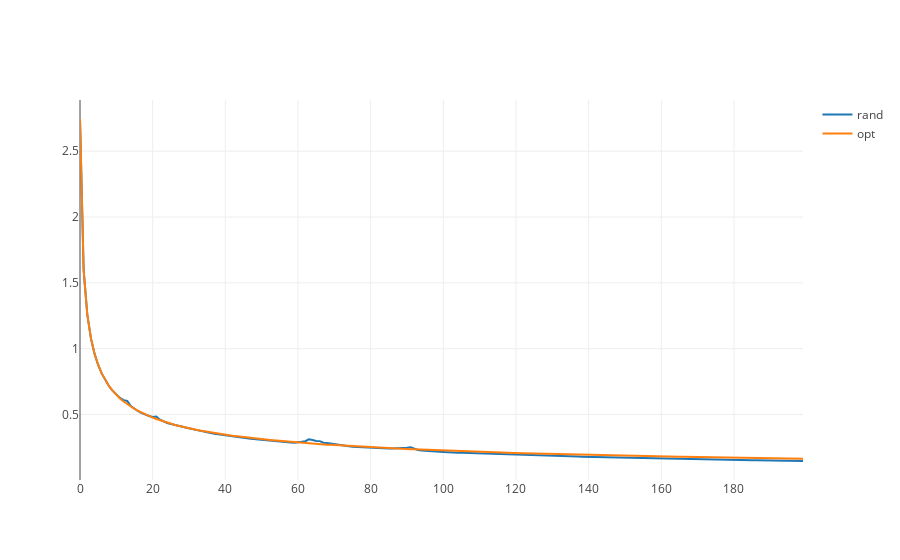
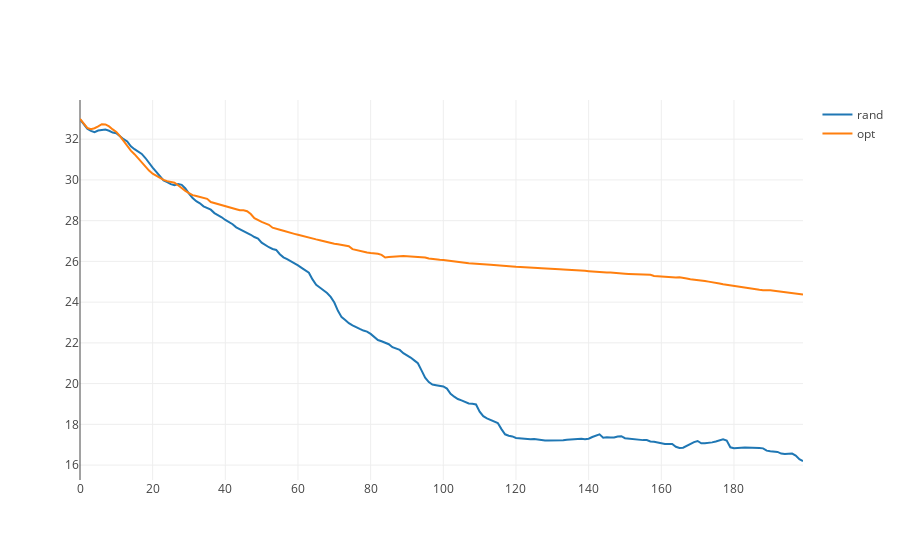

Source (notebook cell) for these figures, in order:
### Markdown cell above
For each strategy, we plot the response entropy and distance to the true shape as a function of iteration.

### Code cell
variances = np.mean(np.array(all_vars), axis = 0)
distances = np.mean(np.array(all_dists), axis = 0)

iplot([go.Scatter(x = range(n_its), y = variances[:n_its], name = "rand"),
       go.Scatter(x = range(n_its), y = variances[n_its:], name = "opt")])
iplot([go.Scatter(x = range(n_its), y = distances[:n_its], name = "rand"),
       go.Scatter(x = range(n_its), y = distances[n_its:], name = "opt")])

### Figure 1 — Plotly figure (JSON) as saved in the notebook; plotly's stock layout.template omitted (floating-point values rounded to 4 significant figures; data arrays with more than 128 entries replaced by an {"elided": "..."} marker saying what was removed)
{"data": [{"name": "rand", "type": "scatter", "x": {"elided": "200 int values"}, "y": {"elided": "200 float values"}}, {"name": "opt", "type": "scatter", "x": {"elided": "200 int values"}, "y": {"elided": "200 float values"}}], "layout": {}}

### Figure 2 — Plotly figure (JSON) as saved in the notebook; plotly's stock layout.template omitted (floating-point values rounded to 4 significant figures; data arrays with more than 128 entries replaced by an {"elided": "..."} marker saying what was removed)
{"data": [{"name": "rand", "type": "scatter", "x": {"elided": "200 int values"}, "y": {"elided": "200 float values"}}, {"name": "opt", "type": "scatter", "x": {"elided": "200 int values"}, "y": {"elided": "200 float values"}}], "layout": {}}
